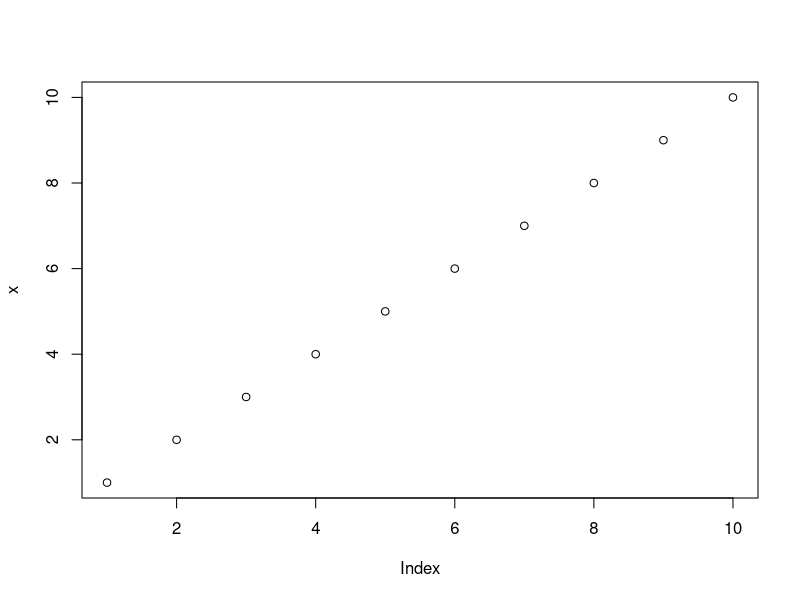
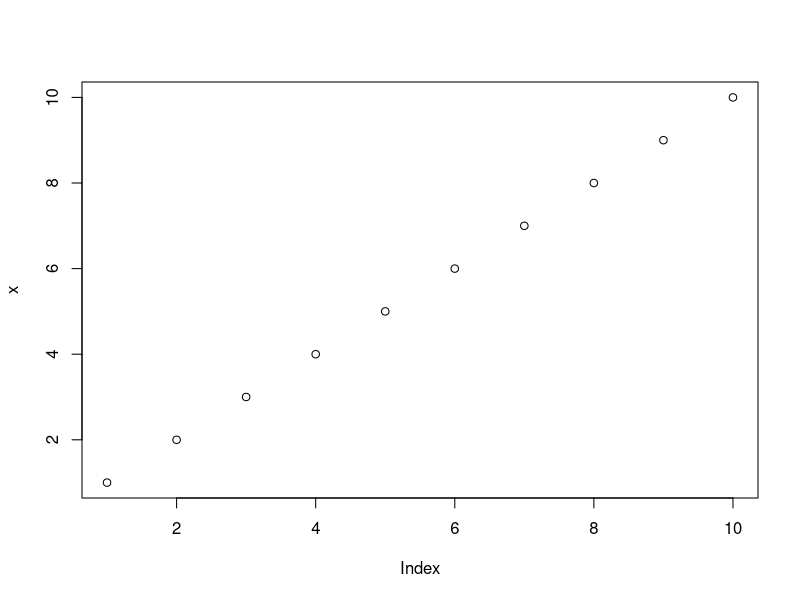
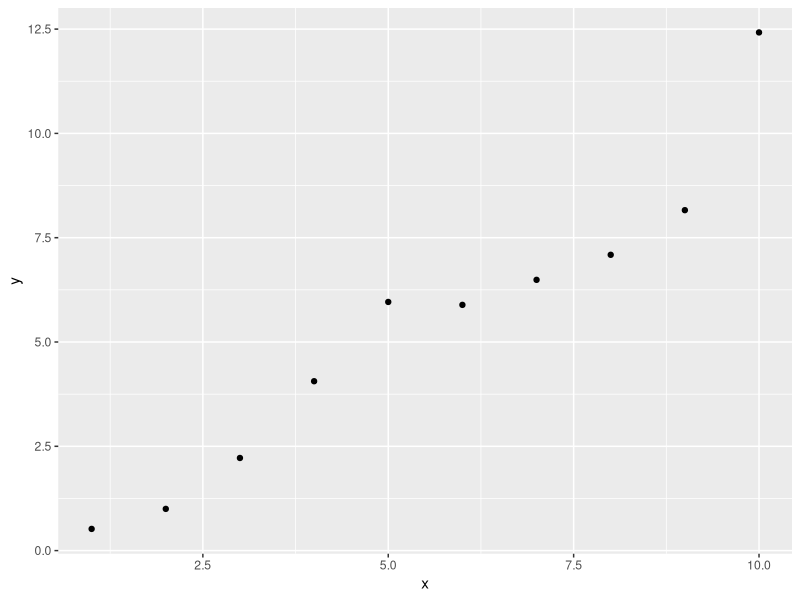
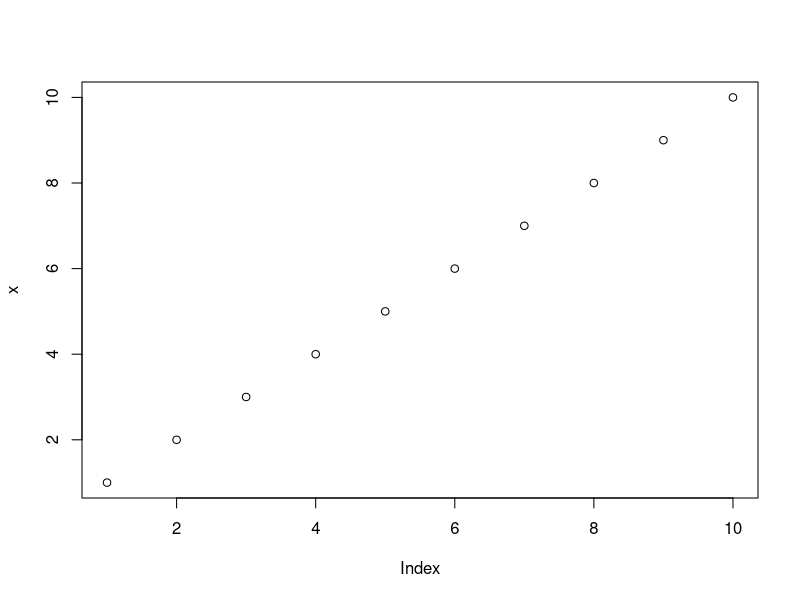
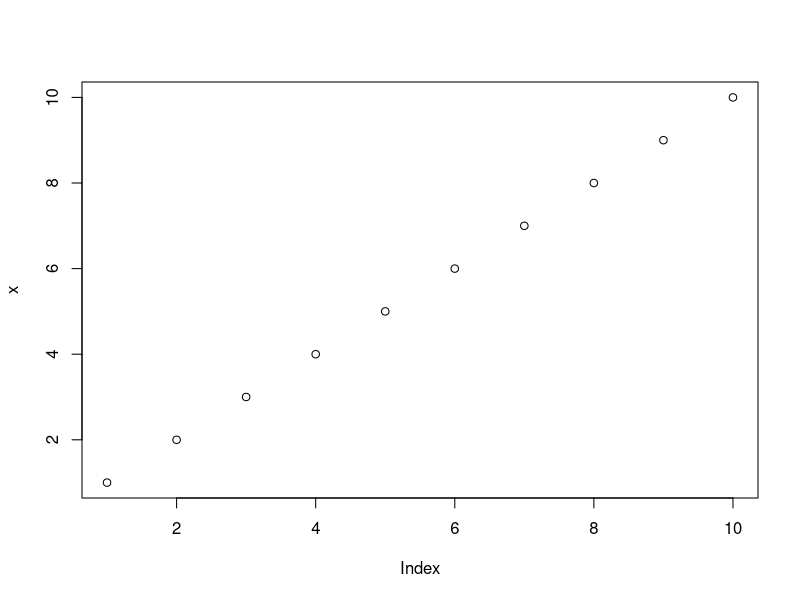

R code for these plots, in order:
## ---- chunk 1
set.seed(1234)
library(ggplot2)
## ---- chunk 2
    
## ---- chunk 3
    x <- 1:10
    y <- round(rnorm(10, x, 1), 2)
    df <- data.frame(x, y)
    df
## ---- chunk 4
x <- 1:10
y <- round(rnorm(10, x, 1), 2)
df <- data.frame(x, y)
df
## ---- chunk 5
plot(x)
## ---- chunk 6
plot(x)
## ---- chunk 7
qplot(x, y, data=df)
## ---- chunk 8
    cat("Here are some dot points\n\n")
    cat(paste("* The value of y[", 1:3, "] is ", y[1:3], sep="", collapse="\n"))
## ---- chunk 9
cat("Here are some dot points\n\n")
cat(paste("* The value of y[", 1:3, "] is ", y[1:3], sep="", collapse="\n"))
## ---- chunk 10
    cat("x | y", "--- | ---", sep="\n")
    cat(apply(df, 1, function(X) paste(X, collapse=" | ")), sep = "\n")
## ---- chunk 11
cat("x | y", "--- | ---", sep="\n")
cat(apply(df, 1, function(X) paste(X, collapse=" | ")), sep = "\n")
## ---- chunk 12
    head(df)
## ---- chunk 13
head(df)
## ---- chunk 14
library(MASS)
MASS::fbeta
# testing a comment
print(paste("This is a test", "of string coloring", sep=" "))
a <- c(1,2,3)
b <- "red"
## ---- chunk 15
plot(x)
## ---- chunk 16
plot(x)
## ---- chunk 17
    x <- 1:10
    x
